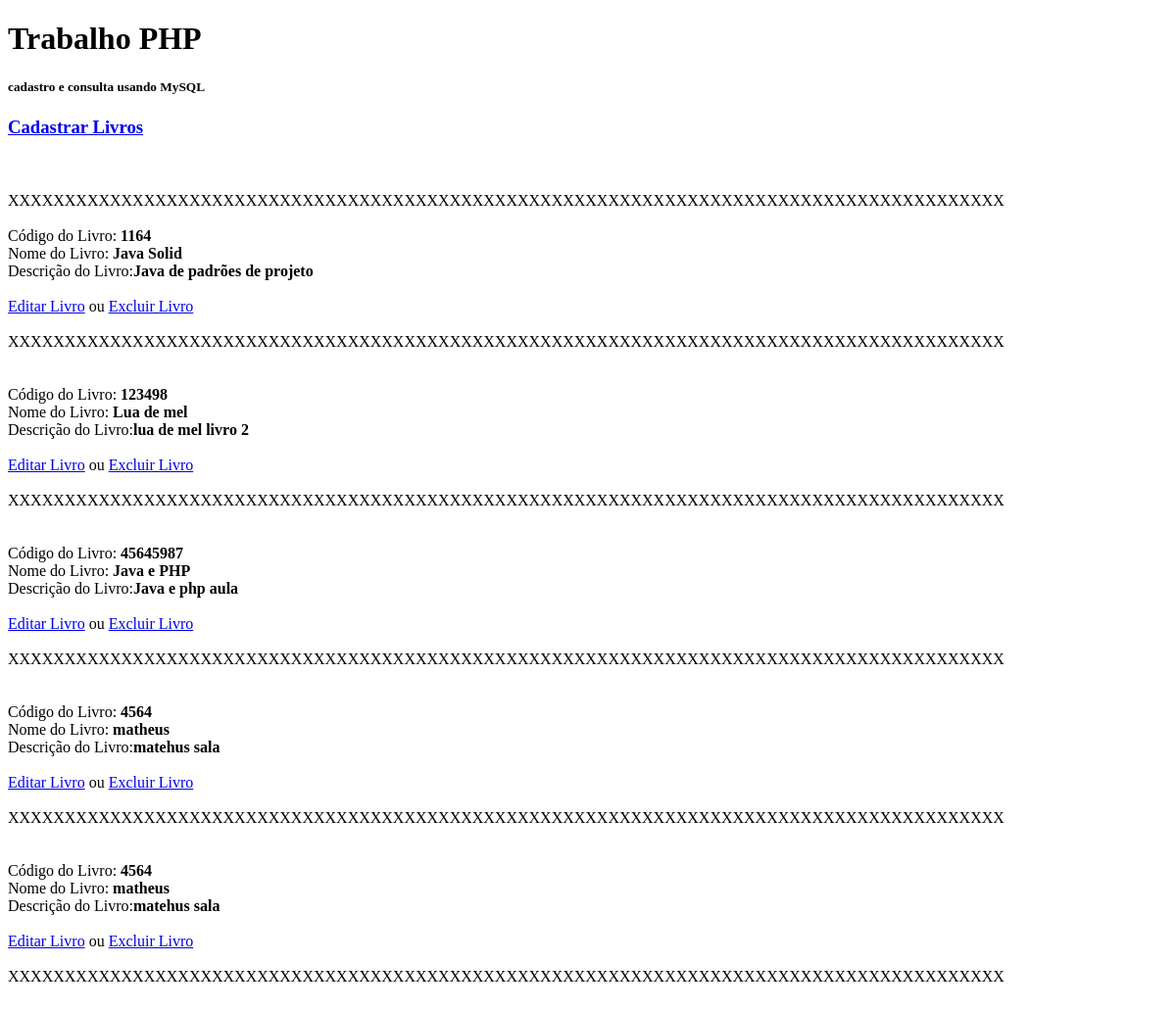
The app's page /, older data.
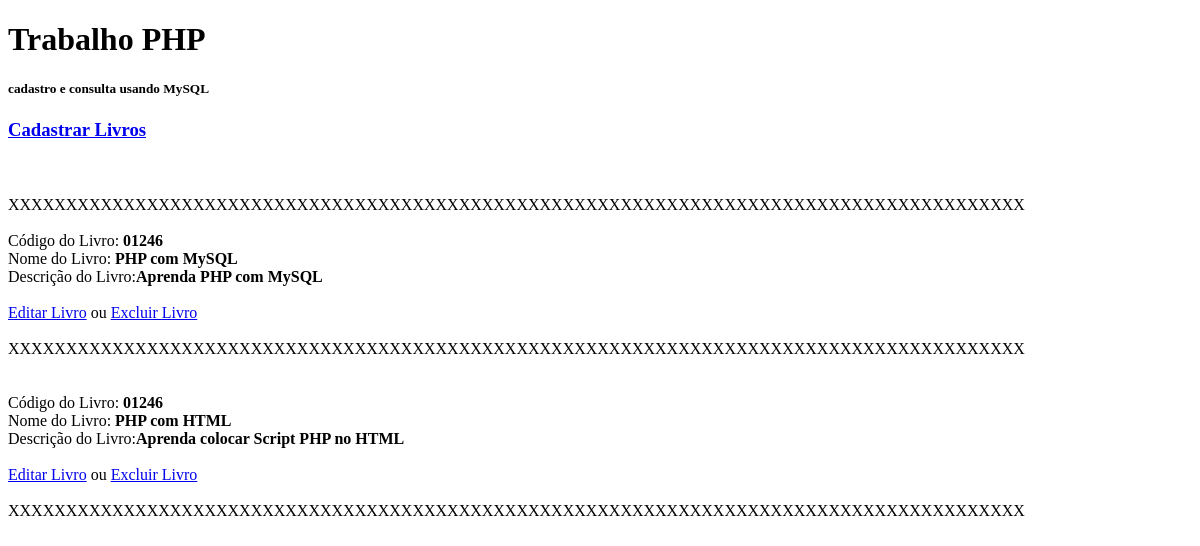
The same page, newer data.
### tables this page shows
CREATE TABLE `livros` (
  `id` int(11) NOT NULL,
  `cod_livro` varchar(50) NOT NULL,
  `nome_livro` varchar(250) NOT NULL,
  `desc_livro` varchar(250) NOT NULL
);

### select.php (the view, shortened to what this page needs)
<?php
include("config.php");
$result_livro = "SELECT * FROM livros";
$resultado_livro = mysqli_query($conn, $result_livro);
while($rows_livros = mysqli_fetch_assoc($resultado_livro)) {
    $id =  $rows_livros['id'];
    $codigo_livro = $rows_livros['cod_livro'];
    $nome_livro = $rows_livros['nome_livro'];
    $desc_livro = $rows_livros['desc_livro'];
    echo "<br>
                 Código do Livro: <strong>$codigo_livro</strong>                                   <br>
                 Nome do Livro:   <strong>".utf8_encode($nome_livro)."</strong>                    <br>
                 Descrição do Livro:<strong>".utf8_encode($desc_livro)."  </strong>                <br>
        <br><a href='editar.php?update=$id' >Editar Livro<a/> ou <a href='deletar.php?delete=$id'>Excluir Livro<a/><br>
          <br>XXXXXXXXXXXXXXXXXXXXXXXXXXXXXXXXXXXXXXXXXXXXXXXXXXXXXXXXXXXXXXXXXXXXXXXXXXXXXXXXXXXXXXXX<br>
           <br>";
}
?>

### index.php (shortened to what this page needs)
<!DOCTYPE html>
<html lang="pt_BR">
<head>
</head>
<body>
<h1>Trabalho PHP </h1>
<h5>cadastro e consulta usando MySQL</h5>
<h3><a href="formulario.html"  title="Cadastrar Livros">Cadastrar Livros<a/></h3><br>
<br>XXXXXXXXXXXXXXXXXXXXXXXXXXXXXXXXXXXXXXXXXXXXXXXXXXXXXXXXXXXXXXXXXXXXXXXXXXXXXXXXXXXXXXXX<br>
<?php include("select.php");?>
</body>
</html>

Row changes from the older to the newer data that the page shows:
removed livros: cod_livro "1164", nome_livro "Java Solid", desc_livro "Java de padrões de projeto"
removed livros: cod_livro "45645987", nome_livro "Java e PHP", desc_livro "Java e php aula"
removed livros: cod_livro "4564", nome_livro "matheus", desc_livro "matehus sala"
removed livros: cod_livro "4564", nome_livro "matheus", desc_livro "matehus sala"
added livros: cod_livro "01246", nome_livro "PHP com MySQL", desc_livro "Aprenda PHP com MySQL"
changed livros: cod_livro "123498" → "01246"; nome_livro "Lua de mel" → "PHP com HTML"; desc_livro "lua de mel livro 2" → "Aprenda colocar Script PHP no HTML"
